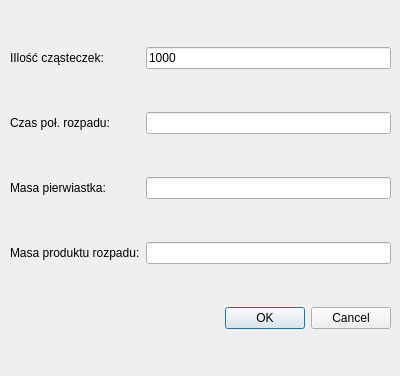
<?xml version="1.0" encoding="UTF-8"?>
<ui version="4.0">
 <class>CustomElement</class>
 <widget class="QDialog" name="CustomElement">
  <property name="geometry">
   <rect>
    <x>0</x>
    <y>0</y>
    <width>400</width>
    <height>376</height>
   </rect>
  </property>
  <property name="windowTitle">
   <string>Dialog</string>
  </property>
  <widget class="QWidget" name="gridLayoutWidget">
   <property name="geometry">
    <rect>
     <x>10</x>
     <y>10</y>
     <width>381</width>
     <height>361</height>
    </rect>
   </property>
   <layout class="QGridLayout" name="gridLayout">
    <item row="3" column="1">
     <widget class="QLineEdit" name="elementMass"/>
    </item>
    <item row="5" column="0">
     <widget class="QLabel" name="label_4">
      <property name="text">
       <string>Masa produktu rozpadu:</string>
      </property>
     </widget>
    </item>
    <item row="1" column="1">
     <widget class="QLineEdit" name="nucleiCount">
      <property name="text">
       <string>1000</string>
      </property>
     </widget>
    </item>
    <item row="2" column="0">
     <widget class="QLabel" name="label_2">
      <property name="text">
       <string>Czas poł. rozpadu:</string>
      </property>
     </widget>
    </item>
    <item row="2" column="1">
     <widget class="QLineEdit" name="halfLife"/>
    </item>
    <item row="1" column="0">
     <widget class="QLabel" name="label">
      <property name="text">
       <string>IIlość cząsteczek:</string>
      </property>
     </widget>
    </item>
    <item row="3" column="0">
     <widget class="QLabel" name="label_3">
      <property name="text">
       <string>Masa pierwiastka:</string>
      </property>
     </widget>
    </item>
    <item row="5" column="1">
     <widget class="QLineEdit" name="productMass"/>
    </item>
    <item row="6" column="1">
     <widget class="QDialogButtonBox" name="buttonBox">
      <property name="orientation">
       <enum>Qt::Horizontal</enum>
      </property>
      <property name="standardButtons">
       <set>QDialogButtonBox::Cancel|QDialogButtonBox::Ok</set>
      </property>
     </widget>
    </item>
   </layout>
  </widget>
 </widget>
 <resources/>
 <connections>
  <connection>
   <sender>buttonBox</sender>
   <signal>accepted()</signal>
   <receiver>CustomElement</receiver>
   <slot>accept()</slot>
   <hints>
    <hint type="sourcelabel">
     <x>248</x>
     <y>254</y>
    </hint>
    <hint type="destinationlabel">
     <x>157</x>
     <y>274</y>
    </hint>
   </hints>
  </connection>
  <connection>
   <sender>buttonBox</sender>
   <signal>rejected()</signal>
   <receiver>CustomElement</receiver>
   <slot>reject()</slot>
   <hints>
    <hint type="sourcelabel">
     <x>316</x>
     <y>260</y>
    </hint>
    <hint type="destinationlabel">
     <x>286</x>
     <y>274</y>
    </hint>
   </hints>
  </connection>
 </connections>
</ui>
